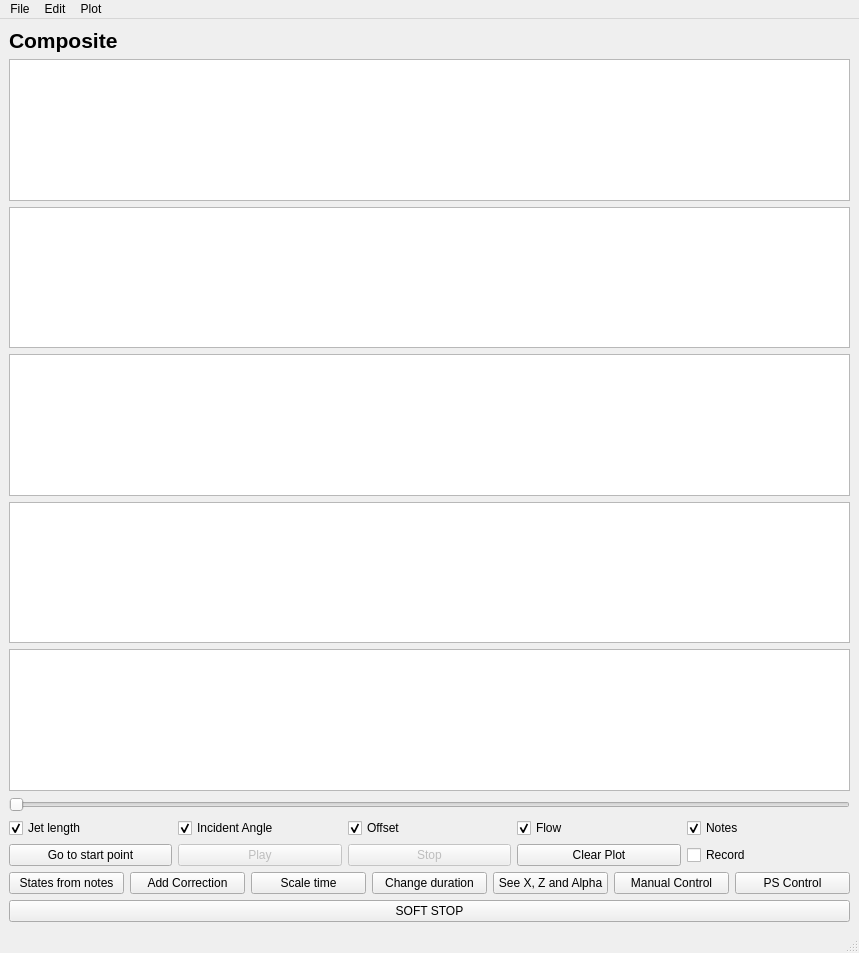
<?xml version="1.0" encoding="UTF-8"?>
<ui version="4.0">
 <class>MainWindow</class>
 <widget class="QMainWindow" name="MainWindow">
  <property name="geometry">
   <rect>
    <x>0</x>
    <y>0</y>
    <width>859</width>
    <height>953</height>
   </rect>
  </property>
  <property name="windowTitle">
   <string>MainWindow</string>
  </property>
  <widget class="QWidget" name="centralwidget">
   <layout class="QGridLayout" name="gridLayout_2">
    <item row="3" column="0">
     <layout class="QHBoxLayout" name="horizontalLayout">
      <item>
       <widget class="QCheckBox" name="checkBox">
        <property name="text">
         <string>Jet length</string>
        </property>
        <property name="checked">
         <bool>true</bool>
        </property>
       </widget>
      </item>
      <item>
       <widget class="QCheckBox" name="checkBox_2">
        <property name="text">
         <string>Incident Angle</string>
        </property>
        <property name="checked">
         <bool>true</bool>
        </property>
       </widget>
      </item>
      <item>
       <widget class="QCheckBox" name="checkBox_3">
        <property name="text">
         <string>Offset</string>
        </property>
        <property name="checked">
         <bool>true</bool>
        </property>
       </widget>
      </item>
      <item>
       <widget class="QCheckBox" name="checkBox_4">
        <property name="text">
         <string>Flow</string>
        </property>
        <property name="checked">
         <bool>true</bool>
        </property>
       </widget>
      </item>
      <item>
       <widget class="QCheckBox" name="checkBox_5">
        <property name="text">
         <string>Notes</string>
        </property>
        <property name="checked">
         <bool>true</bool>
        </property>
       </widget>
      </item>
     </layout>
    </item>
    <item row="5" column="0">
     <layout class="QHBoxLayout" name="horizontalLayout_3">
      <item>
       <widget class="QPushButton" name="statesFromNotesButton">
        <property name="text">
         <string>States from notes</string>
        </property>
       </widget>
      </item>
      <item>
       <widget class="QPushButton" name="addCorrectionButton">
        <property name="text">
         <string>Add Correction</string>
        </property>
       </widget>
      </item>
      <item>
       <widget class="QPushButton" name="scaleTimeButton">
        <property name="text">
         <string>Scale time</string>
        </property>
       </widget>
      </item>
      <item>
       <widget class="QPushButton" name="changeDurationButton">
        <property name="text">
         <string>Change duration</string>
        </property>
       </widget>
      </item>
      <item>
       <widget class="QPushButton" name="seeMotorRefsButton">
        <property name="enabled">
         <bool>true</bool>
        </property>
        <property name="text">
         <string>See X, Z and Alpha</string>
        </property>
       </widget>
      </item>
      <item>
       <widget class="QPushButton" name="manualControlButton">
        <property name="text">
         <string>Manual Control</string>
        </property>
       </widget>
      </item>
      <item>
       <widget class="QPushButton" name="psControlButton">
        <property name="text">
         <string>PS Control</string>
        </property>
       </widget>
      </item>
     </layout>
    </item>
    <item row="2" column="0">
     <widget class="QSlider" name="horizontalSlider">
      <property name="orientation">
       <enum>Qt::Horizontal</enum>
      </property>
     </widget>
    </item>
    <item row="4" column="0">
     <layout class="QHBoxLayout" name="horizontalLayout_2">
      <item>
       <widget class="QPushButton" name="goToCoursorButton">
        <property name="enabled">
         <bool>true</bool>
        </property>
        <property name="text">
         <string>Go to start point</string>
        </property>
       </widget>
      </item>
      <item>
       <widget class="QPushButton" name="playButton">
        <property name="enabled">
         <bool>false</bool>
        </property>
        <property name="text">
         <string>Play</string>
        </property>
        <property name="checkable">
         <bool>false</bool>
        </property>
        <property name="autoDefault">
         <bool>false</bool>
        </property>
        <property name="default">
         <bool>false</bool>
        </property>
        <property name="flat">
         <bool>false</bool>
        </property>
       </widget>
      </item>
      <item>
       <widget class="QPushButton" name="stopButton">
        <property name="enabled">
         <bool>false</bool>
        </property>
        <property name="text">
         <string>Stop</string>
        </property>
       </widget>
      </item>
      <item>
       <widget class="QPushButton" name="clearPlotButton">
        <property name="text">
         <string>Clear Plot</string>
        </property>
       </widget>
      </item>
      <item>
       <widget class="QCheckBox" name="recordCheckBox">
        <property name="text">
         <string>Record</string>
        </property>
       </widget>
      </item>
     </layout>
    </item>
    <item row="0" column="0">
     <widget class="QLabel" name="label">
      <property name="font">
       <font>
        <pointsize>16</pointsize>
        <bold>true</bold>
       </font>
      </property>
      <property name="text">
       <string>Composite</string>
      </property>
     </widget>
    </item>
    <item row="1" column="0">
     <layout class="QVBoxLayout" name="verticalLayout">
      <property name="sizeConstraint">
       <enum>QLayout::SetMaximumSize</enum>
      </property>
      <item>
       <widget class="PlotWidget" name="graphicsView"/>
      </item>
      <item>
       <widget class="PlotWidget" name="graphicsView_2"/>
      </item>
      <item>
       <widget class="PlotWidget" name="graphicsView_3"/>
      </item>
      <item>
       <widget class="PlotWidget" name="graphicsView_4"/>
      </item>
      <item>
       <widget class="PlotWidget" name="graphicsView_5"/>
      </item>
     </layout>
    </item>
    <item row="7" column="0" rowspan="2">
     <layout class="QGridLayout" name="gridLayout">
      <item row="0" column="0" rowspan="2">
       <widget class="QPushButton" name="softStopButton">
        <property name="sizePolicy">
         <sizepolicy hsizetype="Minimum" vsizetype="Minimum">
          <horstretch>0</horstretch>
          <verstretch>0</verstretch>
         </sizepolicy>
        </property>
        <property name="text">
         <string>SOFT STOP</string>
        </property>
       </widget>
      </item>
     </layout>
    </item>
   </layout>
  </widget>
  <widget class="QMenuBar" name="menubar">
   <property name="geometry">
    <rect>
     <x>0</x>
     <y>0</y>
     <width>859</width>
     <height>26</height>
    </rect>
   </property>
   <widget class="QMenu" name="menuFile">
    <property name="title">
     <string>File</string>
    </property>
    <widget class="QMenu" name="menuOpen_recent">
     <property name="title">
      <string>Open recent</string>
     </property>
    </widget>
    <addaction name="actionNew"/>
    <addaction name="actionOpen"/>
    <addaction name="menuOpen_recent"/>
    <addaction name="separator"/>
    <addaction name="actionSave"/>
    <addaction name="actionSave_as"/>
    <addaction name="separator"/>
    <addaction name="actionSettings"/>
   </widget>
   <widget class="QMenu" name="menuPlot">
    <property name="title">
     <string>Plot</string>
    </property>
    <addaction name="actionLip_to_edge_distance"/>
    <addaction name="actionIncident_angle"/>
    <addaction name="actionOffset"/>
    <addaction name="actionPosition"/>
    <addaction name="actionMouth_Pressure"/>
    <addaction name="actionMass_Flow_Rate"/>
    <addaction name="actionVolume_Flow_Rate"/>
    <addaction name="actionAir_Temperature"/>
    <addaction name="actionSound_Frequency"/>
    <addaction name="actionX"/>
    <addaction name="actionZ"/>
    <addaction name="actionAlpha"/>
   </widget>
   <widget class="QMenu" name="menuEdit">
    <property name="title">
     <string>Edit</string>
    </property>
    <addaction name="actionUndo"/>
    <addaction name="actionRedo"/>
    <addaction name="separator"/>
    <addaction name="actionChange_to_task_space"/>
    <addaction name="actionChange_to_joint_space"/>
   </widget>
   <addaction name="menuFile"/>
   <addaction name="menuEdit"/>
   <addaction name="menuPlot"/>
  </widget>
  <widget class="QStatusBar" name="statusbar"/>
  <action name="actionNew">
   <property name="text">
    <string>New</string>
   </property>
   <property name="shortcut">
    <string>Ctrl+N</string>
   </property>
  </action>
  <action name="actionOpen">
   <property name="text">
    <string>Open</string>
   </property>
  </action>
  <action name="actionSave">
   <property name="text">
    <string>Save</string>
   </property>
   <property name="shortcut">
    <string>Ctrl+S</string>
   </property>
  </action>
  <action name="actionSave_as">
   <property name="text">
    <string>Save as...</string>
   </property>
  </action>
  <action name="actionSettings">
   <property name="text">
    <string>Settings</string>
   </property>
  </action>
  <action name="actiondd">
   <property name="text">
    <string>dd</string>
   </property>
  </action>
  <action name="actionLip_to_edge_distance">
   <property name="text">
    <string>Lip-to-edge distance</string>
   </property>
  </action>
  <action name="actionIncident_angle">
   <property name="text">
    <string>Incident angle</string>
   </property>
  </action>
  <action name="actionOffset">
   <property name="text">
    <string>Offset</string>
   </property>
  </action>
  <action name="actionPosition">
   <property name="text">
    <string>Position</string>
   </property>
  </action>
  <action name="actionMouth_Pressure">
   <property name="text">
    <string>Mouth Pressure</string>
   </property>
  </action>
  <action name="actionMass_Flow_Rate">
   <property name="text">
    <string>Mass Flow Rate</string>
   </property>
  </action>
  <action name="actionVolume_Flow_Rate">
   <property name="text">
    <string>Volume Flow Rate</string>
   </property>
  </action>
  <action name="actionAir_Temperature">
   <property name="text">
    <string>Air Temperature</string>
   </property>
  </action>
  <action name="actionSound_Frequency">
   <property name="text">
    <string>Sound Frequency</string>
   </property>
  </action>
  <action name="actionX">
   <property name="text">
    <string>X</string>
   </property>
  </action>
  <action name="actionZ">
   <property name="text">
    <string>Z</string>
   </property>
  </action>
  <action name="actionAlpha">
   <property name="text">
    <string>Alpha</string>
   </property>
  </action>
  <action name="actionUndo">
   <property name="text">
    <string>Undo</string>
   </property>
   <property name="shortcut">
    <string>Ctrl+Z</string>
   </property>
  </action>
  <action name="actionRedo">
   <property name="text">
    <string>Redo</string>
   </property>
   <property name="shortcut">
    <string>Ctrl+Y</string>
   </property>
  </action>
  <action name="actionChange_to_task_space">
   <property name="text">
    <string>Change to task space</string>
   </property>
  </action>
  <action name="actionChange_to_joint_space">
   <property name="text">
    <string>Change to joint space</string>
   </property>
  </action>
 </widget>
 <customwidgets>
  <customwidget>
   <class>PlotWidget</class>
   <extends>QGraphicsView</extends>
   <header>pyqtgraph</header>
  </customwidget>
 </customwidgets>
 <resources/>
 <connections/>
</ui>
